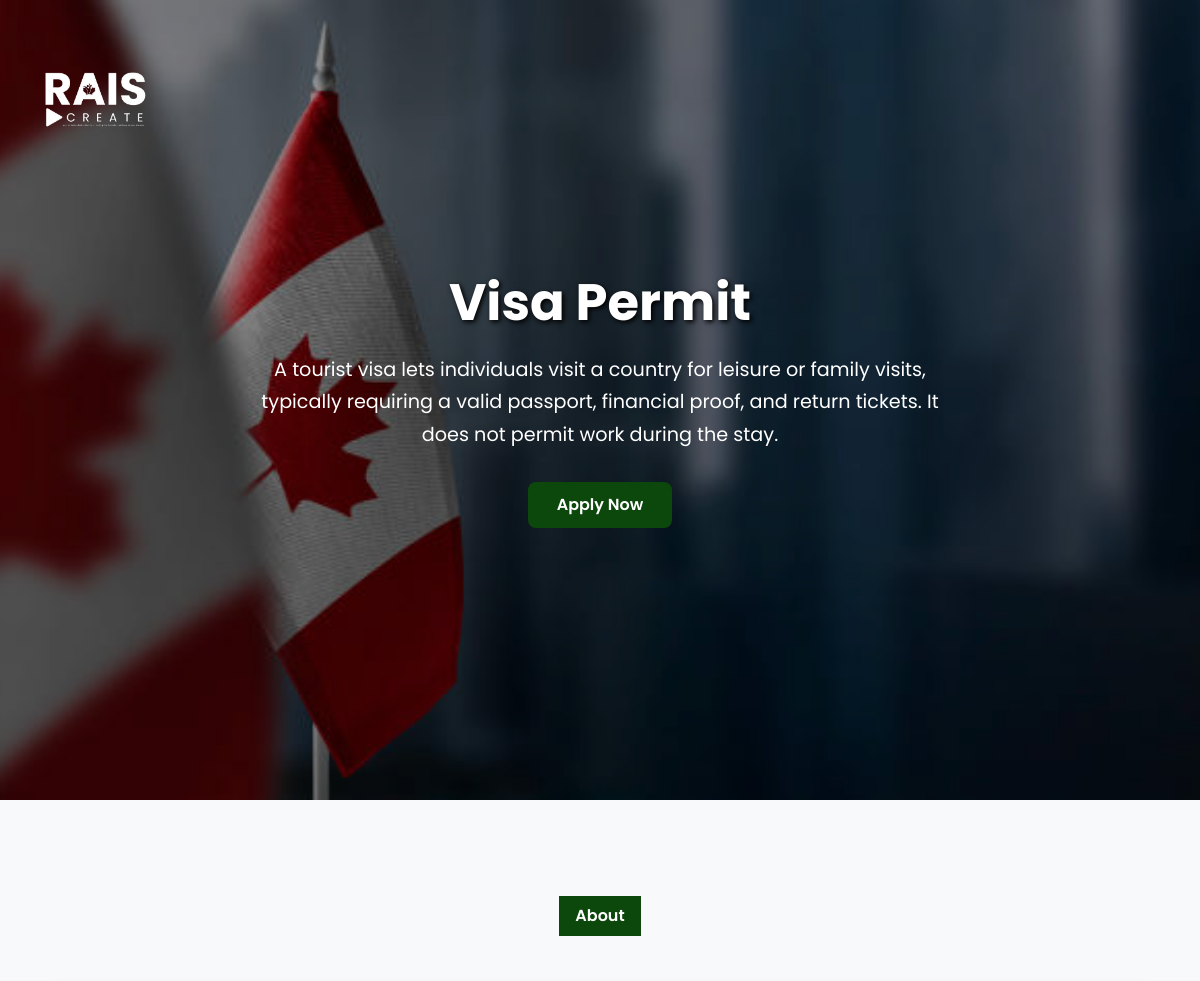
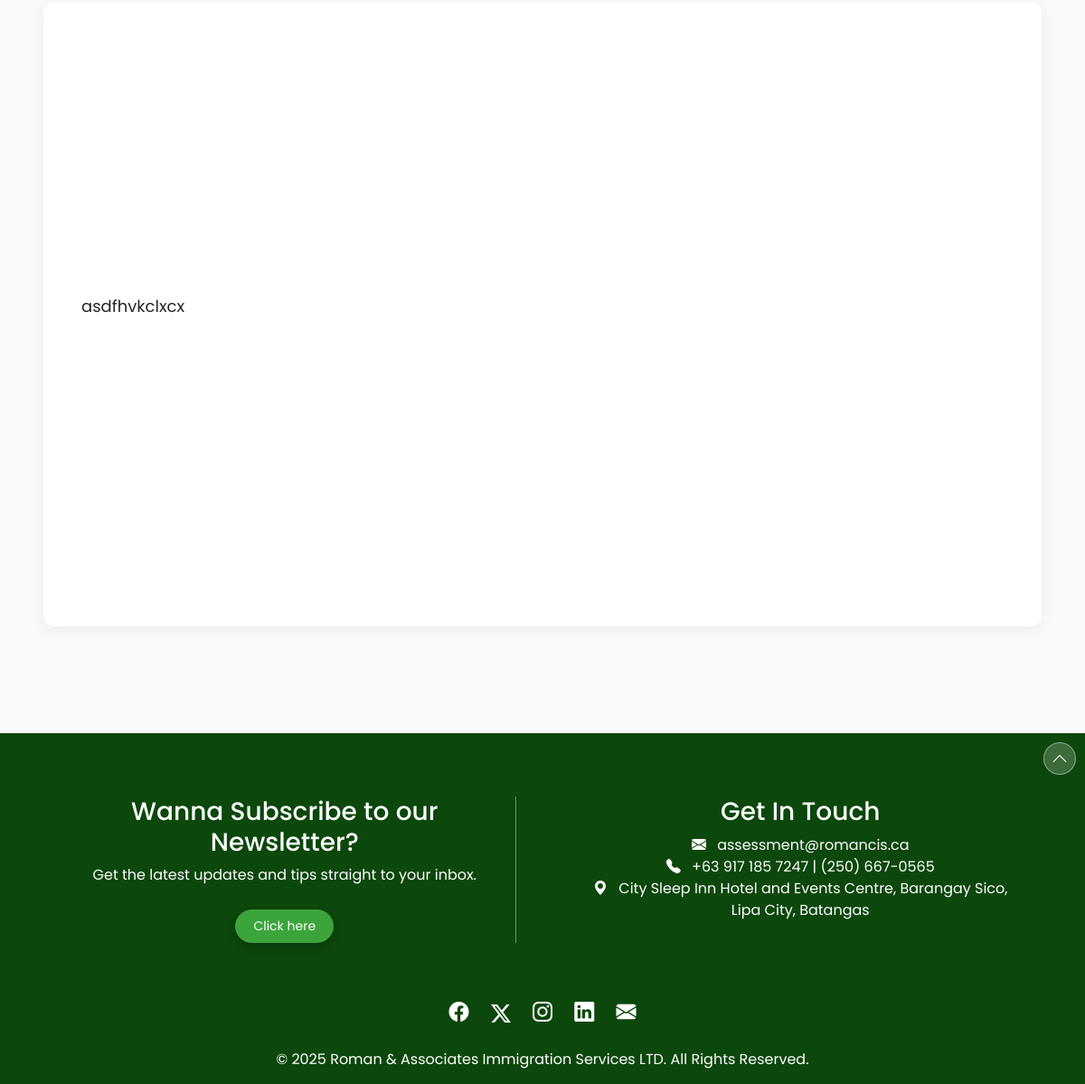
The app's page /services/visa-permit.php with its own data (2 pictures, top to bottom).
### tables this page shows
CREATE TABLE `services` (
  `id` int(11) NOT NULL,
  `name` varchar(255) NOT NULL,
  `description` text DEFAULT NULL,
  `hero_media_path` varchar(255) DEFAULT NULL,
  `file_path` varchar(255) DEFAULT NULL,
  `created_at` timestamp NOT NULL DEFAULT current_timestamp()
);

CREATE TABLE `service_sections` (
  `id` int(11) NOT NULL,
  `service_id` int(11) NOT NULL,
  `title` varchar(255) NOT NULL,
  `content` text DEFAULT NULL,
  `media_path` varchar(255) DEFAULT NULL,
  `display_order` int(11) NOT NULL
);

### services/visa-permit.php (the view, shortened to what this page needs)
<?php
$service_id = 7;
require_once __DIR__ . '/../db_connect.php';
$service_stmt = $conn->prepare("SELECT name, description, hero_media_path FROM services WHERE id = ?");
$service_stmt->bind_param("i", $service_id);
$service_stmt->execute();
$service_result = $service_stmt->get_result();
$service = $service_result->fetch_assoc();
$sections_stmt = $conn->prepare("SELECT title, content, media_path FROM service_sections WHERE service_id = ? ORDER BY display_order ASC");
$sections_stmt->bind_param("i", $service_id);
$sections_stmt->execute();
$sections_result = $sections_stmt->get_result();
$sections = [];
while ($row = $sections_result->fetch_assoc()) {
    $sections[] = $row;
}
$page_title = htmlspecialchars($service['name']);
$hero_path = htmlspecialchars($service['hero_media_path']);
$hero_title = htmlspecialchars($service['name']);
$hero_desc = htmlspecialchars($service['description']);
echo <<<HTML
<!DOCTYPE html>
<html lang="en">
<head>
  <meta charset="UTF-8" />
  <meta name="viewport" content="width=device-width, initial-scale=1.0" />
  <title>{$page_title}</title>
  <link rel="icon" href="../img/logoulit.png" />
  <link href="https://cdn.jsdelivr.net/npm/bootstrap@5.3.0/dist/css/bootstrap.min.css" rel="stylesheet" />
  <link href="https://cdn.jsdelivr.net/npm/bootstrap-icons@1.10.5/font/bootstrap-icons.css" rel="stylesheet" />
  <link href="https://fonts.googleapis.com/css2?family=Poppins:wght@400;500;600;700&display=swap" rel="stylesheet" />
  <link rel="stylesheet" href="../css/service-style.css" />
  </head>
<body>
  <header style="background: url('../{$hero_path}') no-repeat center center/cover;">
    <div class="overlay-box"></div>
    <div class="logo">
      <a href="../index.php"><img src="../img/logo1.png" alt="logo" /></a>
    </div>
    <div class="hero-content text-white text-center">
      <h1>{$hero_title}</h1>
      <p>{$hero_desc}</p>
      <a href="../form.html" class="btn hero-btn">Apply Now</a>
    </div>
  </header>
  <main>
    <section class="py-5 my-5" id="info">
      <div class="container fixed-container px-4 px-md-5">
        <ul class="nav nav-tabs mb-5 justify-content-center border-0" id="tabMenu" role="tablist">
HTML;
foreach ($sections as $index => $section) {
    $activeClass = ($index == 0) ? 'active' : '';
    $tab_title = htmlspecialchars($section['title']);
    echo <<<HTML
          <li class="nav-item" role="presentation">
            <button class="nav-link {$activeClass}" data-bs-toggle="tab" data-bs-target="#tab-{$index}" type="button" role="tab">{$tab_title}</button>
          </li>
HTML;
}
echo <<<HTML
        </ul>
        <div class="tab-content" style="font-size: 18px; line-height: 1.8; text-align: justify;">
HTML;
foreach ($sections as $index => $section) {
    $activeClass = ($index == 0) ? 'show active' : '';
    $section_title = htmlspecialchars($section['title']);
    $section_content = nl2br(htmlspecialchars($section['content']));
    $imageHtml = $section['media_path'] ? "<div class='col-md-6 text-center'><img src='../" . htmlspecialchars($section['media_path']) . "' alt='{$section_title}' class='img-fluid rounded tab-image' /></div>" : "";
    $textColClass = $section['media_path'] ? 'col-md-6' : 'col-md-12';
    echo <<<HTML
          <div class="tab-pane fade {$activeClass}" id="tab-{$index}" role="tabpanel">
            <div class="row align-items-center g-4">
              <div class="{$textColClass} ps-4">
                <p>{$section_content}</p>
              </div>
              {$imageHtml}
            </div>
          </div>
HTML;
}
echo <<<HTML
        </div>
        <div class="tab-navigation-buttons d-lg-none d-flex justify-content-center gap-3 mt-3">
          <button id="prevBtn" class="btn rounded-circle shadow-sm nav-btn"><i class="bi bi-chevron-left fs-4"></i></button>
          <button id="nextBtn" class="btn rounded-circle shadow-sm nav-btn"><i class="bi bi-chevron-right fs-4"></i></button>
        </div>
      </div>
    </section>
  </main>
HTML;
include '../footer.php';
echo <<<HTML
  <script src="https://cdn.jsdelivr.net/npm/bootstrap@5.3.0/dist/js/bootstrap.bundle.min.js"></script>
  <script>
    document.addEventListener("DOMContentLoaded", function () {
      const tabs = document.querySelectorAll('#tabMenu .nav-link');
      const tabList = Array.from(tabs);
      const prevBtn = document.getElementById('prevBtn');
      const nextBtn = document.getElementById('nextBtn');
      if(prevBtn && nextBtn) {
          function updateButtons() {
            const activeTab = document.querySelector('#tabMenu .nav-link.active');
            const activeIndex = tabList.indexOf(activeTab);
            prevBtn.disabled = activeIndex === 0;
            nextBtn.disabled = activeIndex === tabList.length - 1;
          }
          prevBtn.addEventListener('click', () => {
            const activeTab = document.querySelector('#tabMenu .nav-link.active');
            const activeIndex = tabList.indexOf(activeTab);
            if (activeIndex > 0) tabList[activeIndex - 1].click();
          });
          nextBtn.addEventListener('click', () => {
            const activeTab = document.querySelector('#tabMenu .nav-link.active');
            const activeIndex = tabList.indexOf(activeTab);
            if (activeIndex < tabList.length - 1) tabList[activeIndex + 1].click();
          });
          tabs.forEach(tab => tab.addEventListener('shown.bs.tab', updateButtons));
          updateButtons();
      }
    });
  </script>
</body>
</html>
HTML;
?>

### css/service-style.css (style rules this page uses)
* { margin: 0; padding: 0; box-sizing: border-box; }
body { font-family: 'Poppins', sans-serif; background-color: #f8f9fa; }
header { position: relative; height: 100vh; background: url('../img/fvisit.jpg')no-repeat center center/cover; display: flex; justify-content: center; align-items: center; color: white; text-align: center; }
.overlay-box { position: absolute; top: 0; left: 0; height: 100%; width: 100%; background-color: rgba(0, 0, 0, 0.4); z-index: 1; }
.logo { position: absolute; top: 20px; left: 20px; z-index: 2; }
.logo img { width: 150px; transition: transform 0.3s ease; }
.hero-content { position: relative; z-index: 2; max-width: 750px; padding: 20px; }
.hero-content h1 { font-size: 3.2rem; font-weight: 700; margin-bottom: 20px; text-shadow: 2px 2px 5px #000; }
.hero-content p { font-size: 1.2rem; line-height: 1.7; margin-bottom: 30px; }
.hero-btn { background-color: #0C470C; color: white; padding: 10px 28px; text-decoration: none; border-radius: 8px; font-weight: 600; transition: all 0.3s ease-in-out; }
.nav-tabs { border-bottom: none; }
.nav-tabs .nav-link { color: #444; font-weight: 600; border-radius: 0; border: 0; transition: all 0.3s ease; }
.nav-tabs .nav-link.active { background-color: #0C470C; color: white; }
.tab-content { background: white; padding: 30px; border-radius: 12px; box-shadow: 0 4px 16px rgba(0, 0, 0, 0.05); }
.tab-pane .row { min-height: 655px; }
.fixed-container { min-height: 800px; max-width: 1500px; width: 100%; margin: 0 auto; padding: 0 15px; }

### records on screen
services: hero_media_path (picture), name "Visa Permit", description "A tourist visa lets individuals visit a country for leisure or family visits, typically requiring a valid passport, financial proof, and return tickets. It does not permit work during the stay."
service_sections: title "About", content "asdfhvkclxcx"
